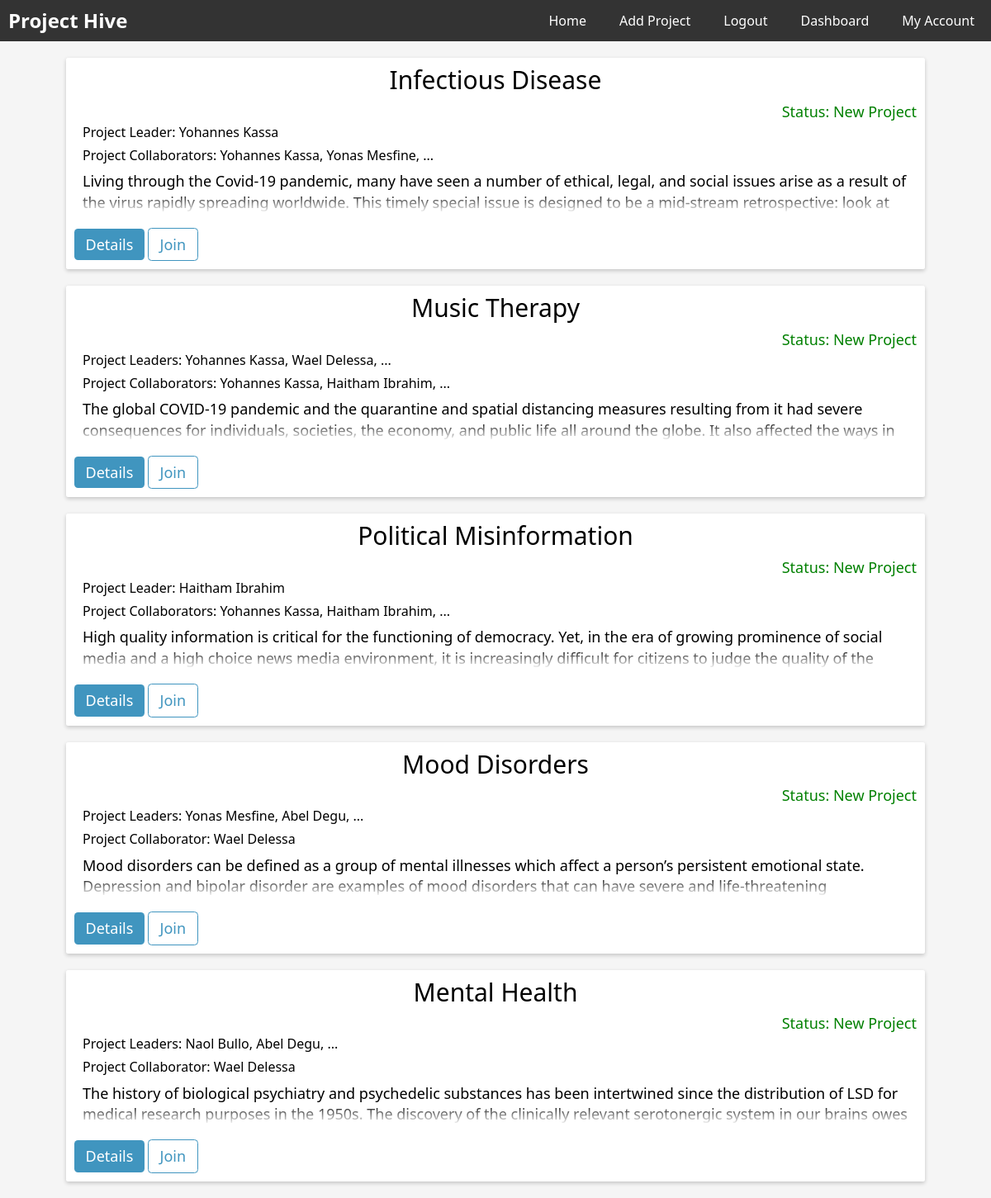
Screenshot of / (signed in) with the database file from the repository.
### website/models.py (models this page shows)
class Project(db.Model):
    id = db.Column(db.Integer, primary_key=True)
    title = db.Column(db.String(500), nullable=False)
    start_date = db.Column(db.DateTime(timezone=True), default=func.now(), nullable=False)
    description = db.Column(db.String(5000), unique=True, nullable=False)
    status = db.Column(db.String(500), default="New Project")
    leaders = db.relationship('User', secondary='leader', backref='projects')

### website/views.py (the view)
@views.route('/', methods=['GET'])
@login_required
def index():
    entries = []
    projects = Project.query.all()
    if projects:
        for project in projects:
            entry = {}
            entry['title'] = project.title
            entry['description'] = project.description
            entry['status'] = project.status
            entry['id'] = project.id
            leader_names = []
            collaborator_names = []
            collaborator_entries = Collaborator.query.filter_by(project_id=project.id).all()
            leader_entries = Leader.query.filter_by(project_id=project.id).all()
            if leader_entries:
                for leader_entry in leader_entries:
                    leader_first_name = User.query.filter_by(id=leader_entry.user_id).first().first_name
                    leader_last_name = User.query.filter_by(id=leader_entry.user_id).first().last_name
                    leader_name = leader_first_name + ' ' + leader_last_name
                    leader_names.append(leader_name)
            if collaborator_entries:
                for collaborator_entry in collaborator_entries:
                    user_id = collaborator_entry.user_id
                    collaborator_first_name = User.query.filter_by(id=user_id).first().first_name
                    collaborator_last_name = User.query.filter_by(id=user_id).first().last_name
                    collaborator_name = collaborator_first_name + ' ' + collaborator_last_name
                    collaborator_names.append(collaborator_name)
            entry['collaborator_names'] = collaborator_names
            entry['leader_names'] = leader_names
            entries.append(entry)
    return render_template('index.html', entries=entries, user=current_user)

### website/__init__.py (called while the page is built)
def create_app():
    app = Flask(__name__)
    app.config["TEMPLATES_AUTO_RELOAD"] = True
    app.config['SQLALCHEMY_DATABASE_URI'] = f'sqlite:///{DB_NAME}'
    app.config['SECRET_KEY'] = "dsaljf;ldsakjf;lkdsjf,cmlkjlkwqjfoijlsad;"
    app.config['LOGIN_MESSAGE'] = 'Please log in to continue.'
    db.init_app(app)
    from website.views import views
    from website.auth import auth
    app.register_blueprint(views, url_prefix="/")
    app.register_blueprint(auth, url_prefix="/")
    from website import models
    from website.models import User
    create_database(app)
    login_manager = LoginManager()
    login_manager.login_view = 'auth.login'
    login_manager.login_message = 'Please log in to continue.' # set the custom login message
    login_manager.init_app(app)
    @login_manager.user_loader
    def load_user(id):
        return User.query.get(int(id))
    return app

### website/templates/index.html (shortened to what this page needs)
{% extends "base.html" %}
{% block main %}
{% for entry in entries %}
<div class="card">
    <div class="title-grid">
        <div class="P-Title">{{ entry.title }}</div>
        <div class="status">Status: {{entry.status}}</div>
    </div>
    <div class="P-owner">
        {% if entry.leader_names|length == 1 %}
            Project Leader: {{ entry.leader_names[0] }}
        {% elif entry.leader_names|length > 1 %}
            Project Leaders: {{ entry.leader_names[0] }}, {{ entry.leader_names[1] }}, ...
        {% endif %}
    </div>
    {% if entry.collaborator_names %}
        <div class="Project-collaborators">
            {% if entry.collaborator_names|length == 1 %}
                Project Collaborator: {{ entry.collaborator_names[0] }}
            {% elif  entry.collaborator_names|length > 1 %}
                Project Collaborators: {{  entry.collaborator_names[0] }}, {{  entry.collaborator_names[1] }}, ...
            {% endif %}
        </div>
     {% endif %}
    <div class="Description">
        {{ entry.description }}
    </div>
    <div class="card-footer">
        <a href="{{ url_for('views_bp.details', id=entry.id) }}"><button class="homebtn">Details</button></a>
        <a href="{{ url_for('views_bp.add_collaborator', id=entry.id) }}"><button class="homebtn btn-outline">Join</button></a>
    </div>
</div>
{% endfor %}
{% endblock %}

### website/templates/base.html (shortened to what this page needs)
<!DOCTYPE html>
<html lang="en">
  <head>
    <link
      rel="stylesheet"
      href="{{ url_for('static', filename='css/normalize.css')}}"
    />
    <link
      rel="stylesheet"
      href="{{ url_for('static', filename='css/main.css')}}"
    />
  </head>
  <body>
    <nav>
      <a class="logo" href="#">Project Hive</a>
      <ul>
        {% if user.is_authenticated %}
        <li><a href="/">Home</a></li>
        <li><a href="/add_project">Add Project</a></li>
        <li><a href="/logout">Logout</a></li>
        <li><a href="/dashboard">Dashboard</a></li>
        <li><a href="/profile/myaccount">My Account</a></li>
        {% else %}
        <li><a href="/login">Login</a></li>
        <li><a href="/register">Register</a></li>
        {% endif %}
      </ul>
    </nav>
    <main>{% block main %} {% endblock %}</main>
  </body>
</html>

### website/static/css/main.css (style rules this page uses)
*, *::after, *::before { box-sizing: border-box; }
html { font-size: 62.5%; }
body { background-color: #f5f5f5; }
input[type="text"], input[type="email"], input[type="password"], button { outline: none; width: 100%; }
a { text-decoration: none; }
.P-owner { margin-bottom: 1rem; margin-left: 1rem; font-size: 1.6rem; }
.Project-collaborators { margin-bottom: 1rem; margin-left: 1rem; font-size: 1.6rem; }
.card { background-color: white; padding: 1rem; margin: 2rem 8rem; border: none; border-radius: 0.25rem; box-shadow: 0 2px 5px 0 rgba(0, 0, 0, 0.2); }
.P-Title { font-size: 3rem; margin-bottom: 1rem; text-align: center; }
.status { font-size: 1.8rem; margin-bottom: 0.5rem; text-align: end; color: green; }
.Description { font-size: 1.8rem; max-height: calc(2 * 1em * 1.4); line-height: 1.4; margin-left: 1rem; overflow: hidden; position: relative; margin-bottom: 1.8rem; }
.Description::before { content: ""; position: absolute; height: calc(1em * 1.4); width: 100%; bottom: 0; pointer-events: none; background: linear-gradient(to bottom, transparent, white); }
.card-footer { margin-top: 1rem; }
.homebtn { --color: hsl(200, 50%, 50%); background: var(--color); color: white; border: none; font-size: 1.8rem; padding: 0.5em 0.75em; border-radius: 0.25em; cursor: pointer; width: auto; }
.homebtn.btn-outline { background: none; border: 1px solid var(--color); color: var(--color); }
nav { display: flex; justify-content: space-between; align-items: center; background-color: #333; color: #fff; width: 100%; }
nav a { color: #fff; text-decoration: none; margin: 0 10px; }
nav a.logo { font-weight: bold; font-size: 24px; }
nav ul { list-style: none; display: flex; }
nav li { margin: 0 10px; }

### rows the page displays
Project: title "Infectious Disease", status "New Project", leader_names "Yohannes Kassa", collaborator_names "Yohannes Kassa", collaborator_names "Yonas Mesfine", description "Living through the Covid-19 pandemic, many have seen a number of ethical, legal, and social issues arise as a result of the virus rapidly spreading worldwide. This timely special issue is designed to be a mid-stream retrospective: look at…"
Project: title "Music Therapy", status "New Project", leader_names "Yohannes Kassa", leader_names "Wael Delessa", collaborator_names "Yohannes Kassa", collaborator_names "Haitham Ibrahim", description "The global COVID-19 pandemic and the quarantine and spatial distancing measures resulting from it had severe consequences for individuals, societies, the economy, and public life all around the globe. It also affected the ways in…"
Project: title "Political Misinformation", status "New Project", leader_names "Haitham Ibrahim", collaborator_names "Yohannes Kassa", collaborator_names "Haitham Ibrahim", description "High quality information is critical for the functioning of democracy. Yet, in the era of growing prominence of social media and a high choice news media environment, it is increasingly difficult for citizens to judge the quality of the…"
Project: title "Mood Disorders", status "New Project", leader_names "Yonas Mesfine", leader_names "Abel Degu", collaborator_names "Wael Delessa", description "Mood disorders can be defined as a group of mental illnesses which affect a person’s persistent emotional state. Depression and bipolar disorder are examples of mood disorders that can have severe and life-threatening…"
Project: title "Mental Health", status "New Project", leader_names "Naol Bullo", leader_names "Abel Degu", collaborator_names "Wael Delessa", description "The history of biological psychiatry and psychedelic substances has been intertwined since the distribution of LSD for medical research purposes in the 1950s. The discovery of the clinically relevant serotonergic system in our brains owes…"
